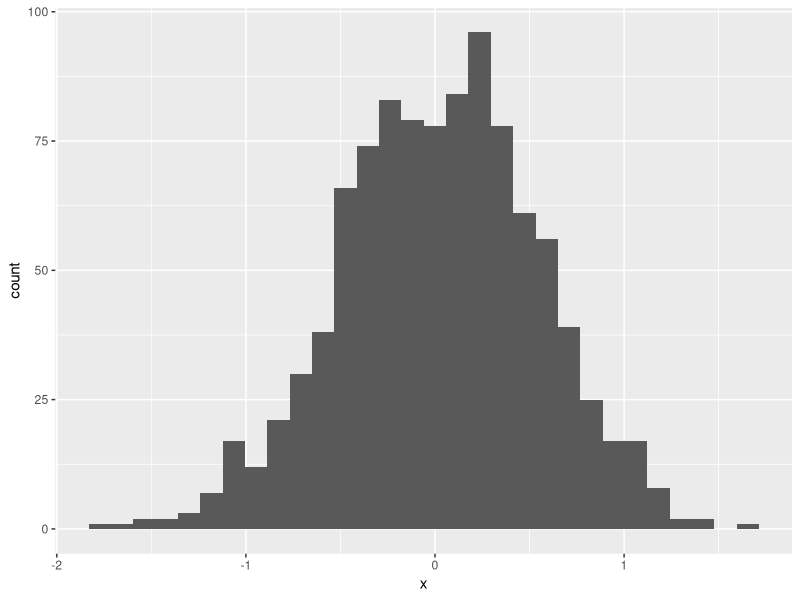
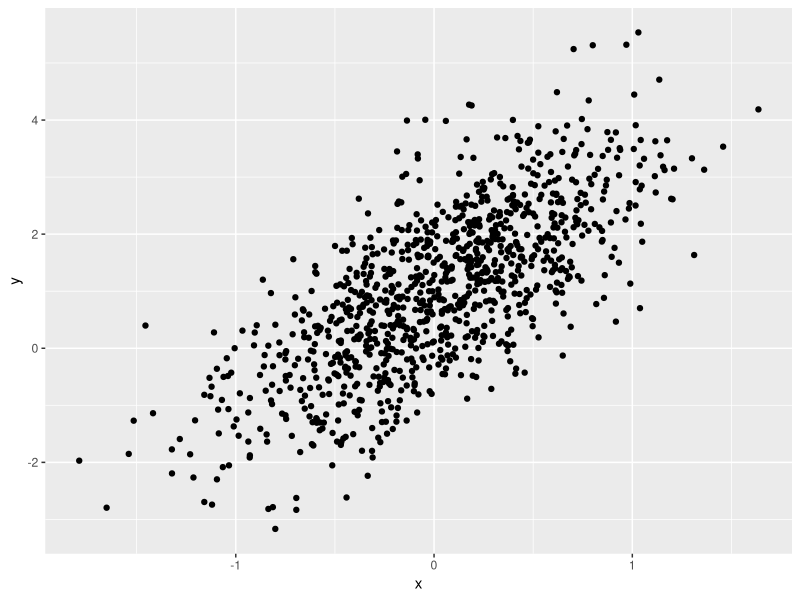
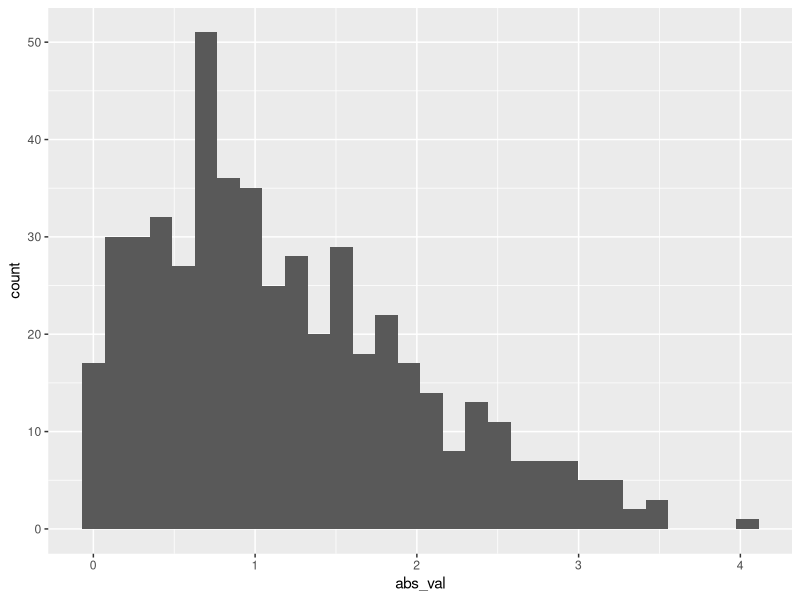

The R source for these figures, in order:
## ---- chunk 1
library(tidyverse)
## ---- chunk 2
samp = rnorm(100)
length(samp)
## ---- chunk 3
plot_df = 
  tibble(
    x=rnorm(1000, sd = 0.5),
    y = 1 + 2 * x + rnorm(1000)
  )
## ---- chunk 4
ggplot(plot_df, aes(x = x)) + geom_histogram()
## ---- chunk 5
ggplot(plot_df, aes(x = x, y = y)) + geom_point()
## ---- chunk 6
la_df= 
  tibble(
    num_samp = rnorm(500, mean = 1),
    log_vec = num_samp > 0,
    abs_val = abs(num_samp)
  )

ggplot(la_df, aes(x = abs_val)) + geom_histogram()
